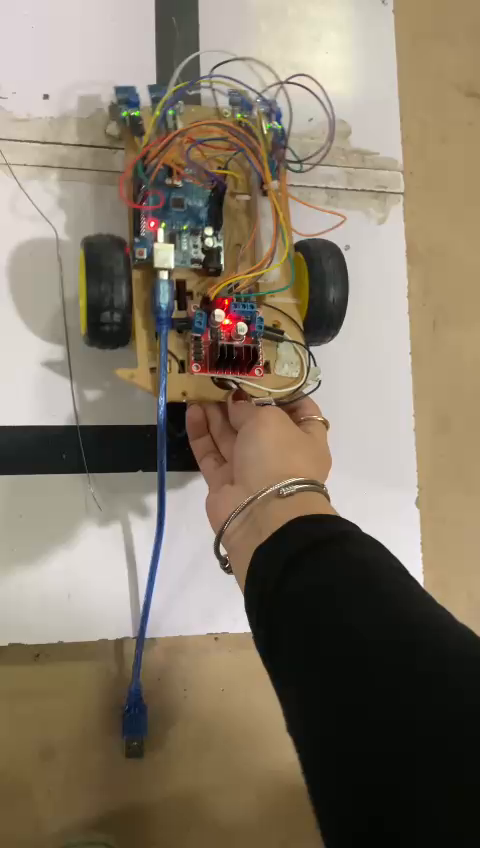
#> input picture frame 0 of 3 seconds.mp4, 480 x 848 px
$ python extract_frames.py
#> lines starting #> are read from the running program, lines starting #| are printed output that depends on the picture
import cv2
import os

video_labels = {
    "3 seconds.mp4": [
        (0, 1, "left"),
        (2, 3, "left"),
    ],
    "4 seconds.mp4": [
        (0, 1, "right"),
        (2, 3, "right"),
    ],
    "11 seconds.mp4": [
        (0, 1, "on_line"),
        (1, 2, "stopped"),
        (2, 3, "on_line"),
        (3, 4, "stopped"),
        (4, 9, "on_line"),
        (10, 11, "stopped"),
    ],
    "16 seconds.mp4": [
        (0, 9, "on_line"),
        (10, 12, "spin"),
        (12, 13, "on_line"),
        (13, 14, "stopped" ),
    ],
}

output_dir = "dataset"
classes = ["on_line", "stopped", "left", "right", "spin"]
for c in classes:
    os.makedirs(f"{output_dir}/{c}", exist_ok=True)

for video_file, segments in video_labels.items():
    if not os.path.exists(video_file):
        print(f"File not found: {video_file}")
        continue

    cap = cv2.VideoCapture(video_file)
    fps = cap.get(cv2.CAP_PROP_FPS)
    print(f"Processing {video_file} at {fps:.1f} FPS...")

    for (start_sec, end_sec, label) in segments:
        start_frame = int(start_sec * fps)
        end_frame = int(end_sec * fps)
        cap.set(cv2.CAP_PROP_POS_FRAMES, start_frame)

        frame_count = 0
        existing = len(os.listdir(f"{output_dir}/{label}"))

        for i in range(start_frame, end_frame):
            ret, frame = cap.read()
            if not ret:
                break

            filename = f"{output_dir}/{label}/{existing + frame_count:04d}.jpg"
            cv2.imwrite(filename, frame)
            frame_count += 1

        print(f" {label}: extracted {frame_count} frames ({start_sec}s-{end_sec}s)")
    cap.release()

print("Done! Check your dataset folder.")

$ run again, starting later in the video
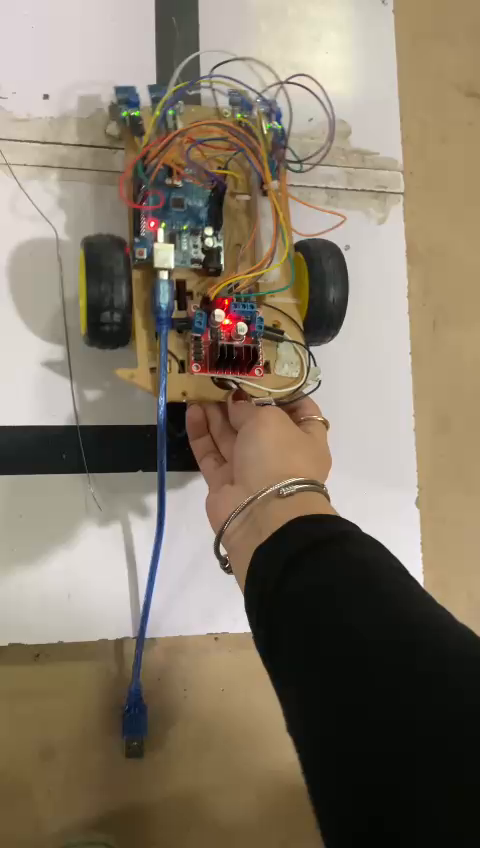
#> input picture frame 0 of 3 seconds.mp4, 480 x 848 px

$ run again, starting later in the video
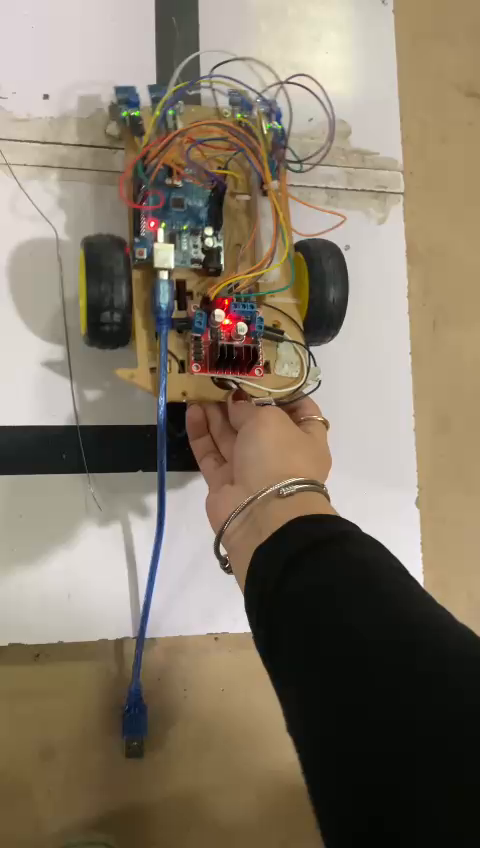
#> input picture frame 0 of 3 seconds.mp4, 480 x 848 px
